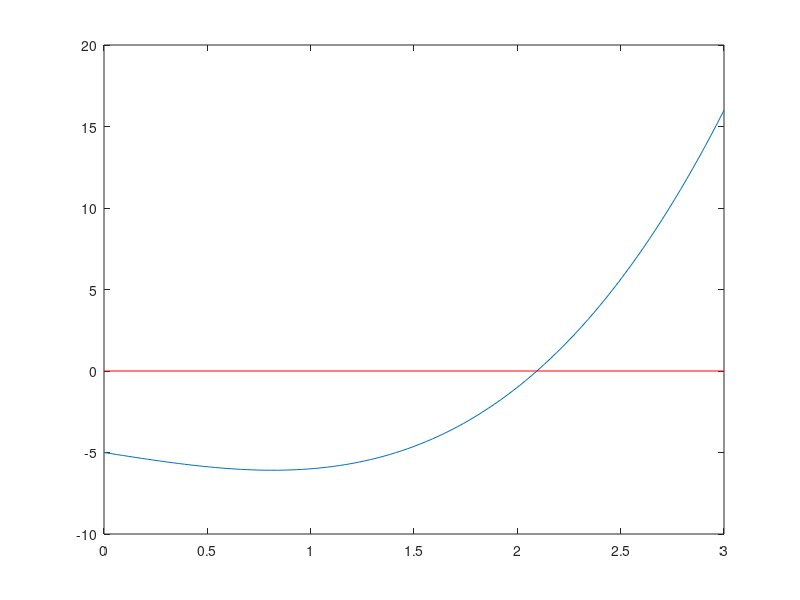

MATLAB code for this plot: (Note: this script raises an error after producing the figure.)
% This is an example use of the plot function 
% used in association with the finding of a root
% problem solved earlier.
%  a is the lower value of the range
% b is the upper value of the range

a = 0;fa = -inf;
b = 3;fb = inf;
delta = (b-a)/100;
xx = a:delta:b;
plot(xx,xx .^3-2*xx-5);


hax = line([a,b],[0,0]);
set(hax,'Color','red');
while (sqrt((x-a)^2))>0.0001

  a=x;
  %fx = x^3-2*x-5;
  %dfx= 3*x^2-2;
  
  fx = 0.5*sin(2*(x-(pi/4)))+0.5*sin(x);
  dfx= cos(2*(x-(pi/4)))+0.5*cos(x);
  x=a-(fx/dfx);
  halt;
   
  plot(x,fx,'o')
  
  disp(x-a);
end;

disp(' The root is :');
disp(x);
set(gca(),'auto_clear','on');
